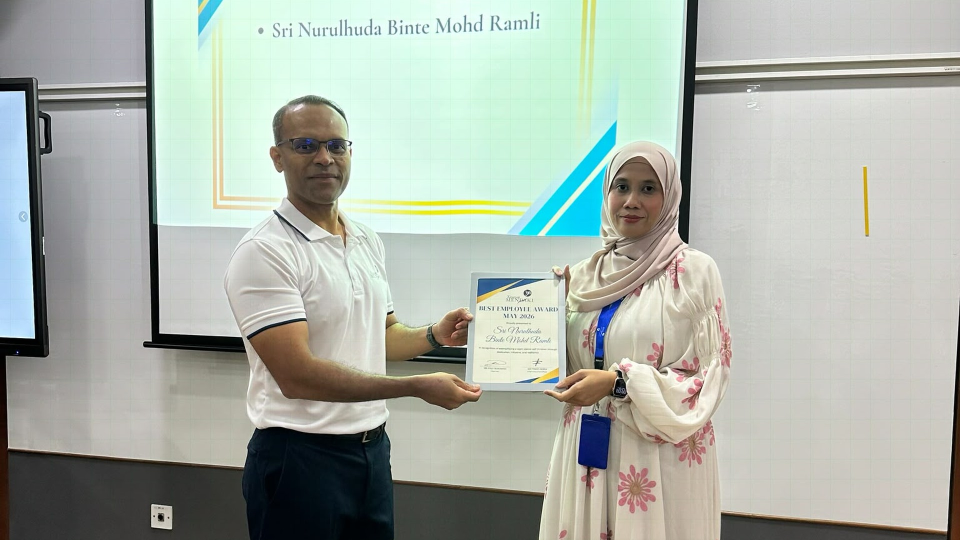
#> input picture c3-summary/assets/photos/02-awards-best-employee.jpg, 1920 x 1080 px (shown at 1/2 size)
$ python crop-photo.py ../assets/photos/01-awards-congratulations.jpg ../assets/photos/02-awards-best-employee.jpg ../assets/photos/02-awards-best-employee.jpg 5 5
#> lines starting #> are read from the running program, lines starting #| are printed output that depends on the picture
# Face-aware crop: cuts a photo to the given aspect, keeping the faces in frame, and resizes.
# usage: python3 tools/crop-photo.py <yunet.onnx> <in> <out> <width> <height>
import cv2, sys, numpy as np
model, src, out, W, H = sys.argv[1], sys.argv[2], sys.argv[3], int(sys.argv[4]), int(sys.argv[5])
img = cv2.imread(src); h, w = img.shape[:2]
#> further down, img is the input picture: shape (1080, 1920, 3); mean B, G, R 169.2, 178.2, 170.8
#> after `h, w = img.shape[:2]`: h = 1080; w = 1920
s = 1200 / max(h, w); sm = cv2.resize(img, (int(w * s), int(h * s)))
#> after `s = 1200 / max(h, w)`: s = 0.625
#> after `sm = cv2.resize(img, (int(w * s), int(h * s)))`:
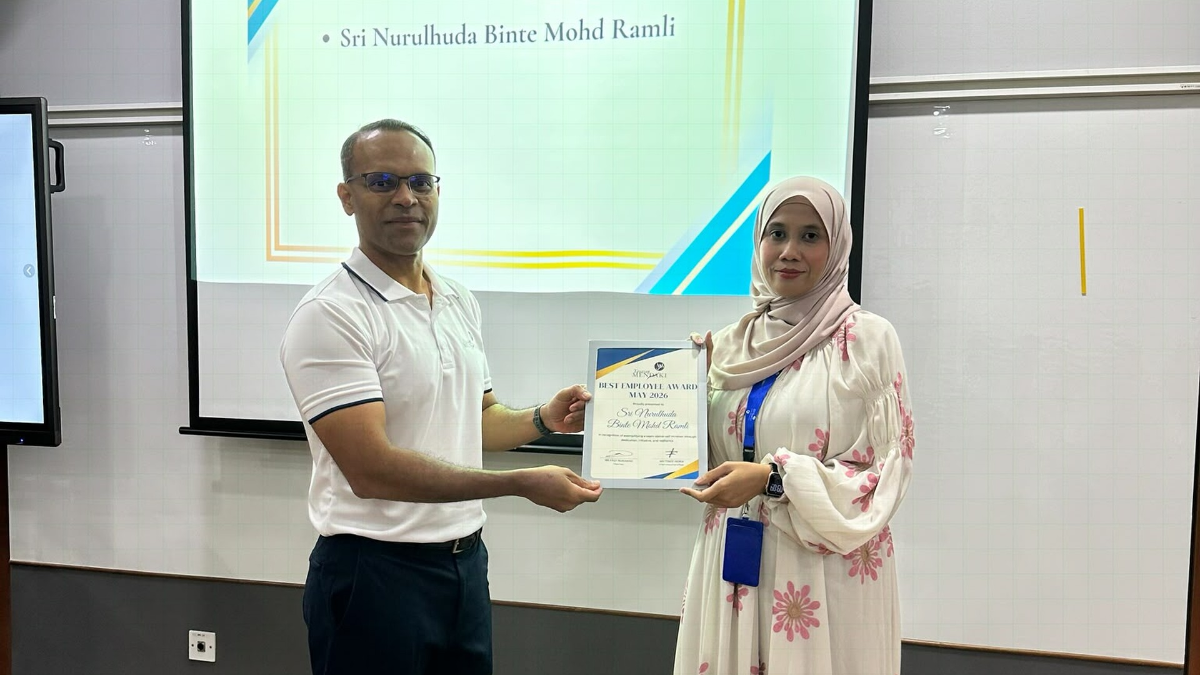
#> sm: shape (675, 1200, 3); mean B, G, R 169.2, 178.2, 170.7
#> (the run stopped early here; a loop or call above may not have finished)

$ run again, on c3-summary/assets/photos/03-awards-handover-1.jpg
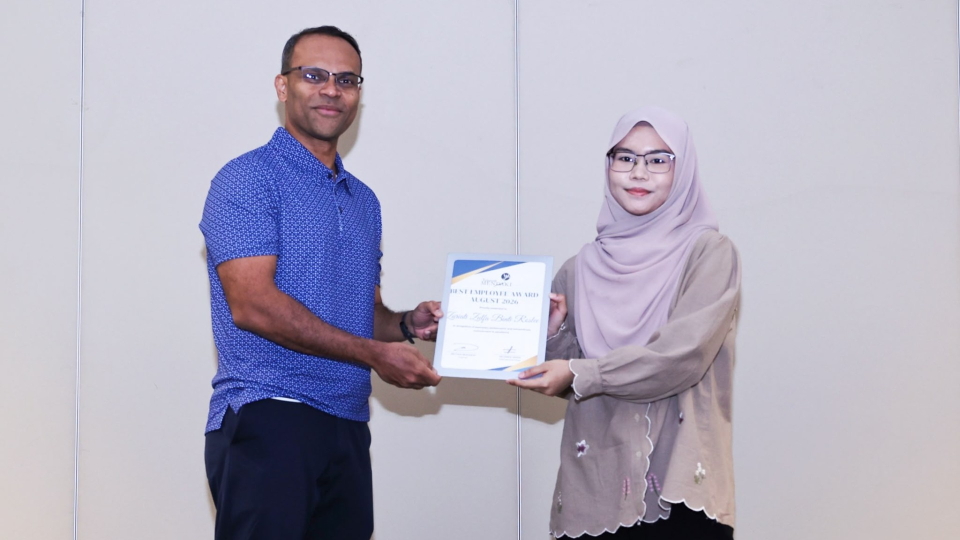
#> input picture c3-summary/assets/photos/03-awards-handover-1.jpg, 1920 x 1080 px (shown at 1/2 size)
#> img is the input picture: shape (1080, 1920, 3); mean B, G, R 192, 175.6, 179.3
#> `sm = cv2.resize(img, (int(w * s), int(h * s)))`:
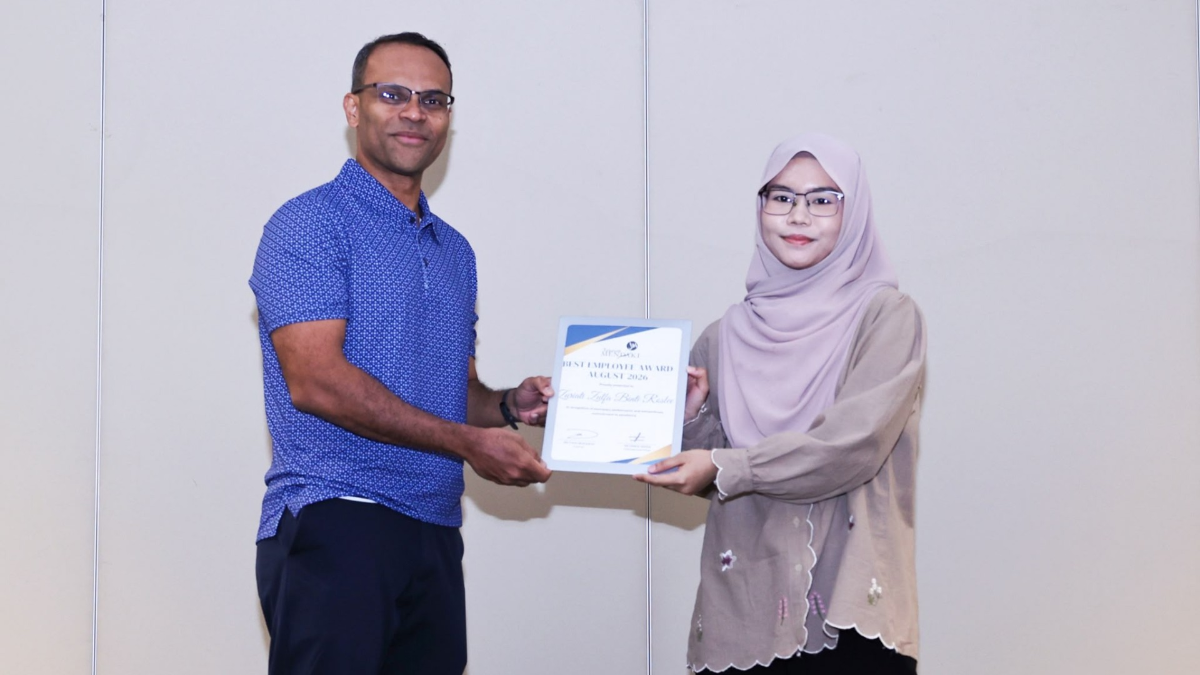
#> sm: shape (675, 1200, 3); mean B, G, R 192, 175.5, 179.2

$ run again, on c3-summary/assets/photos/04-awards-handover-2.jpg
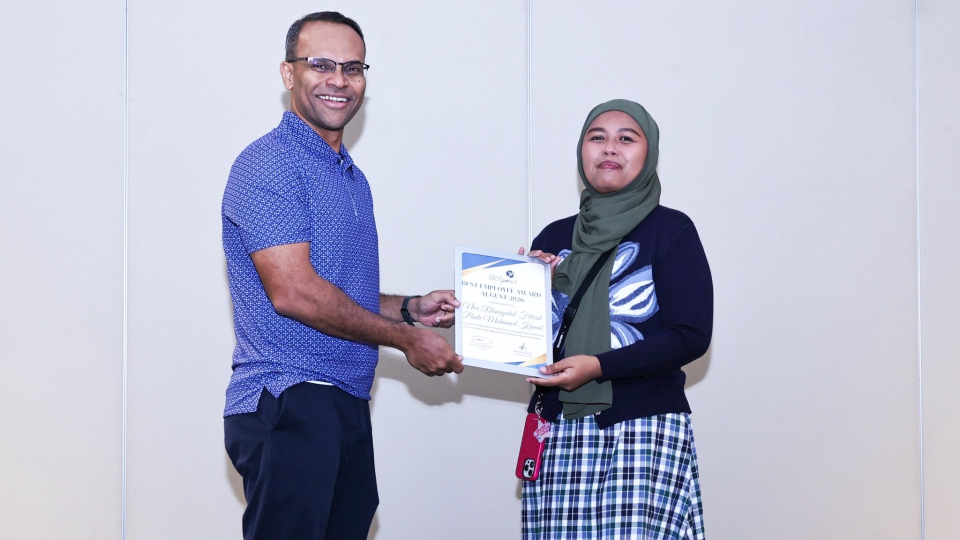
#> input picture c3-summary/assets/photos/04-awards-handover-2.jpg, 1920 x 1080 px (shown at 1/2 size)
#> img is the input picture: shape (1080, 1920, 3); mean B, G, R 200.8, 181.5, 179.9
#> `sm = cv2.resize(img, (int(w * s), int(h * s)))`:
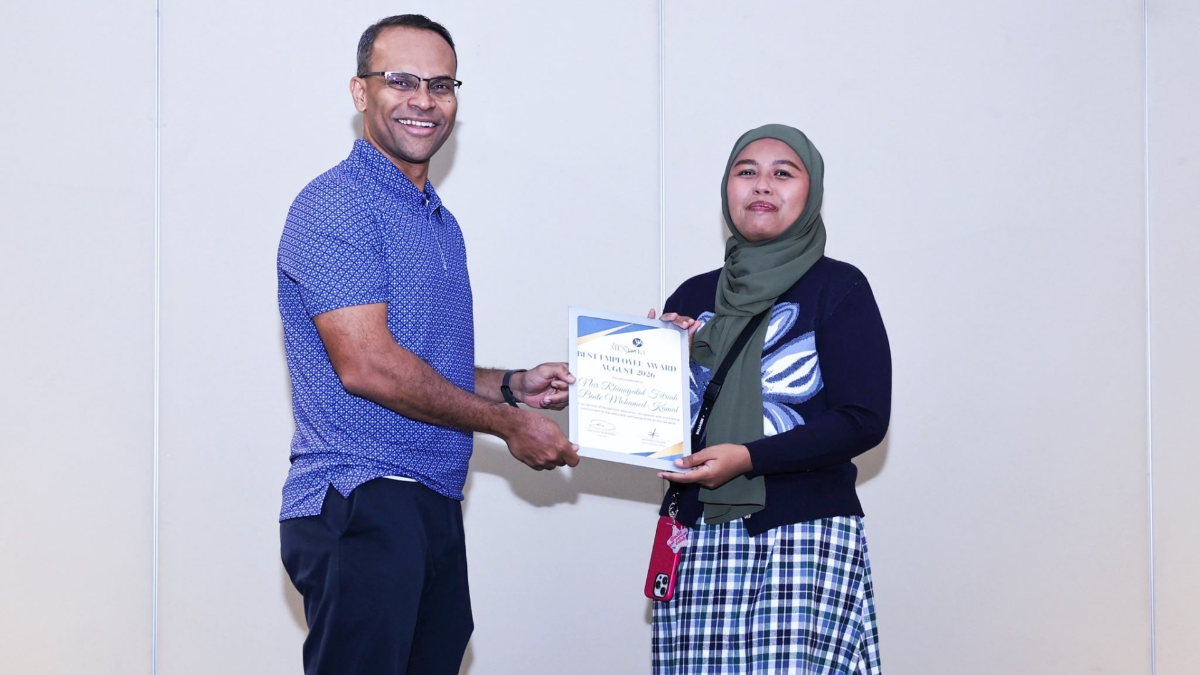
#> sm: shape (675, 1200, 3); mean B, G, R 200.8, 181.4, 179.9

$ run again, on c3-summary/assets/photos/05-awards-best-employee-2.jpg
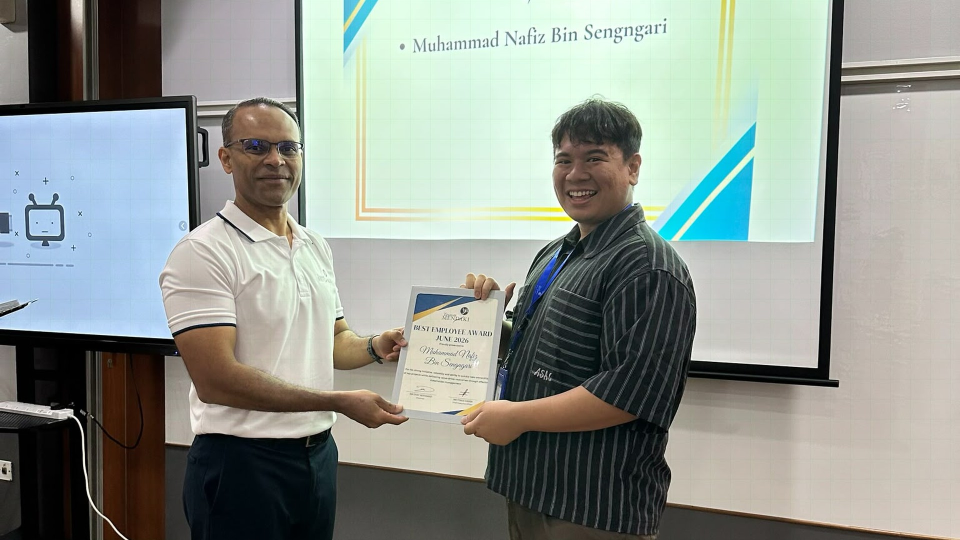
#> input picture c3-summary/assets/photos/05-awards-best-employee-2.jpg, 1920 x 1080 px (shown at 1/2 size)
#> img is the input picture: shape (1080, 1920, 3); mean B, G, R 144.5, 151.1, 144.1
#> `sm = cv2.resize(img, (int(w * s), int(h * s)))`:
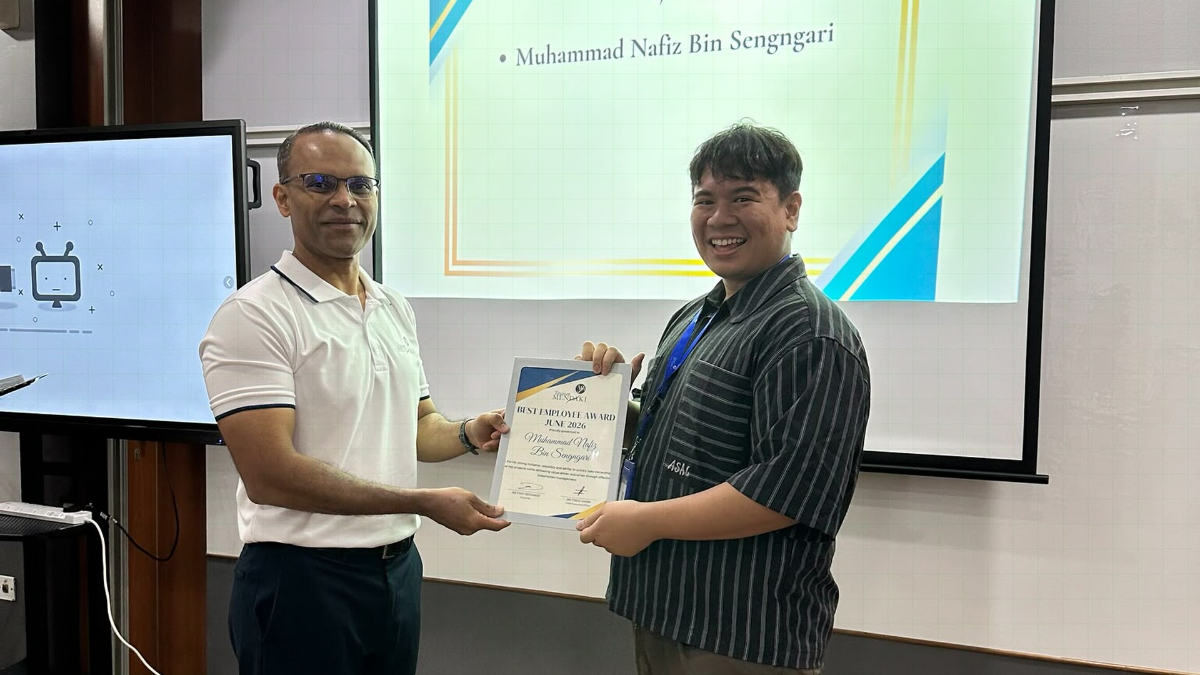
#> sm: shape (675, 1200, 3); mean B, G, R 144.4, 151, 144.1
